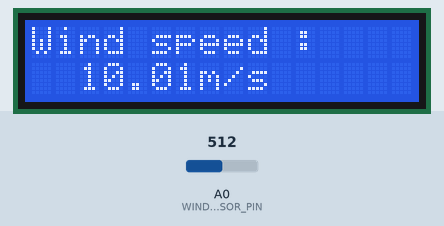
Bench run of a sketch on a simulated Arduino Uno, built with avr-gcc and run on an emulated ATmega328P. Shown: 16×2 character LCD. The inputs (shaded band) are chosen by the test bench; at power-on: A0 (WIND_SENSOR_PIN) = 512.

Above: at 1.2 s.
1.3 s: A0 (WIND_SENSOR_PIN) set to 495
At 2.5 s:
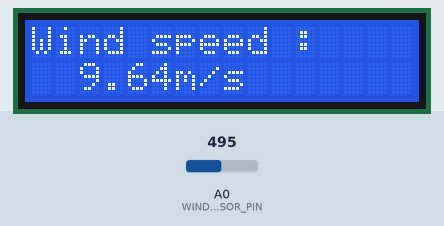
3.0 s: A0 (WIND_SENSOR_PIN) set to 511
At 3.8 s:
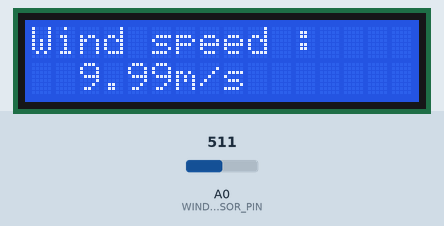
4.5 s: A0 (WIND_SENSOR_PIN) set to 306
At 5.2 s:
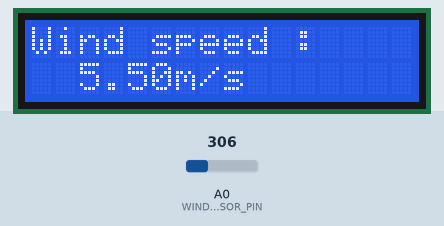
Timing chart, 0 to 7.5 s (numbered marks = the images above; inputs shaded):
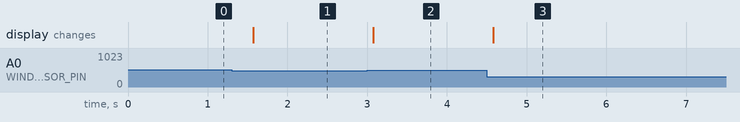

The sketch:

C_++_KODA_PROGRAMA.INO
```cpp
#include<LiquidCrystal.h>
LiquidCrystal lcd (13, 12, 11, 10, 9, 8);

const float VOLTAGE_REFERENCE = 5.0;     // Reference voltage in volts
const float MAX_VOLTAGE = 6.2;           // Maximum voltage input in volts
const float MAX_WIND_SPEED_KMH = 100.0;  // Maximum wind speed in km/h

const float METER_PER_SECOND_CONVERSION = 0.277778;  // Conversion factor from km/h to m/s

const int WIND_SENSOR_PIN = A0;
const int NUM_READINGS = 1;  // Number of readings to average

float readings[NUM_READINGS];  // Array to store the readings
int index = 0;  // Index of the current reading

void setup() {
  lcd.begin (16, 2);
  Serial.begin (9600);

  pinMode(A0, INPUT);

  lcd.setCursor (0,0);
  lcd.print("Wind speed : ");


  // Initialize the readings array with 0
  for (int i = 0; i < NUM_READINGS; i++) {
    readings[i] = 0;
  }
}

void loop() {
  // Read the voltage input on pin A0
  int sensorValue = analogRead(WIND_SENSOR_PIN);

  // Convert sensor value to voltage
  float voltage = (sensorValue / 1023.0) * VOLTAGE_REFERENCE;

  // Store the reading in the array
  readings[index] = voltage;

  // Increment the index
  index++;
  if (index >= NUM_READINGS) {
    index = 0;  // Wrap around to the beginning of the array
  }

  // Calculate the average voltage
  float averageVoltage = 0;
  for (int i = 0; i < NUM_READINGS; i++) {
    averageVoltage += readings[i];
  }
  averageVoltage /= NUM_READINGS;

  // Convert average voltage to wind speed in km/h
  float windSpeedKMH = (averageVoltage / MAX_VOLTAGE) * MAX_WIND_SPEED_KMH;

  // Convert wind speed to m/s
  float windSpeedMS = windSpeedKMH * METER_PER_SECOND_CONVERSION - 1.20;

  // Print the voltage and wind speed

 lcd.setCursor(2,2);
  lcd.print(windSpeedMS, 2);   // Print wind speed with 2 decimal places

  lcd.println( "m/s");

  delay(500);  // Delay for 1 second
}
```

Measured:
- the behaviour switches between 512 and 511 on A0 (WIND_SENSOR_PIN) (found by bisection; images 0 and 1)
- after the input at 1.3 s, the display: changes after 0.27 s (image 1)
- after the input at 3.0 s, the display: changes after 0.08 s (image 2)
- after the input at 4.5 s, the display: changes after 0.08 s (image 3)
